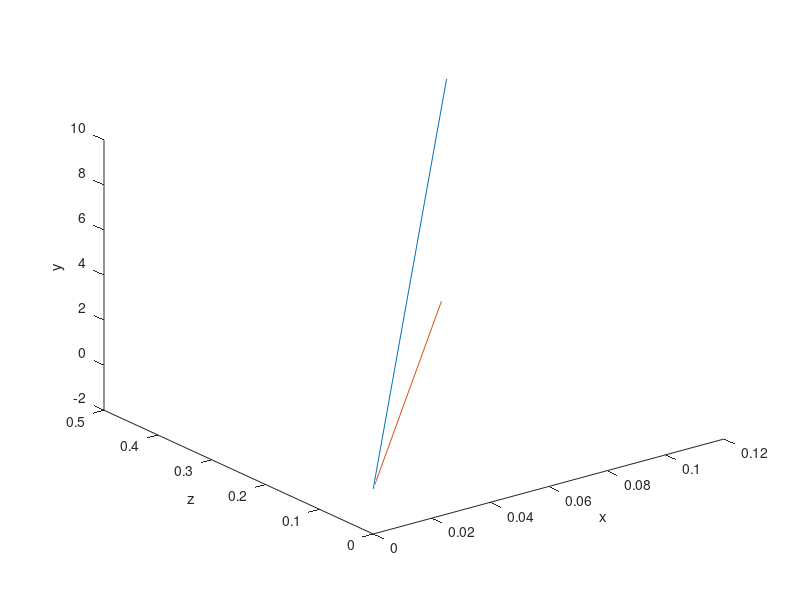

This chart was generated by the following MATLAB code:
%% для получения информации введите команду >> help
% /* ***************************************************************************************************   */
% /* 	|Author: Vladislavert         |ssssssssssssssso++——+++osssssssssssssssssssssssssssssssssssssssss|  */
% /* 	|e-mail: chuvarevan@mail.ru   |yyyysoooooo..   /   |    ./yyyyyyyyyyosshhhhhyyyyyyyyyyyyyyyyyyyy|  */
% /* 	|_____________________________|yyyyyyysssso////  /syyyyyyyyyyyyyyy0    /yhhhhhyyyyyyyyyyyyyyyyyy|  */
% /*	|ssysyyyyysssyyyyyyyyyyyyyyyyyyyyyyyyyyyyyyso+   /ssyyyyyyyyyyyyso    0yhhhhhhhhyhyyyyyyyyyyyyyy|  */
% /*	|syyyyyys+.     ++osy      ...sssoosssssssoo+ +o/osssyyyyso+//s/ /oyyyhyhhhhhhhyyyyyyyyyyyyyyyyy|  */
% /*	|syyyyyysooo+/::/+/  ++++oooo+++ooooosssssshhyyyyyooo+//+oo++/ /:os+++++++++++++yyhhhyyyyyyyyyyy|  */
% /*	|ssssyyyyyys+/    ///////yyyyyys:--::/syo+//:/::::::/ooo+///  /oys\.          /ossyyyyyyyyyy'sss|  */
% /*	|yyyyyysyys/    ::://///////::/:------+s/::----::::::::/:-//+osssyyyyyyyss+/::://o ..........+ss|  */
% /*	|syyyyyyyso/   :ooooooooo---/-----::---:::----::::--:/----://+oooossyyhhhhhy/::::  :oyyyyyyyyyyy|  */
% /*	|yyysyyyyso+ +++/:ooooooo--/-0----/-/-----::::::::.-::::----+/:::::///++++++|     ////shhhhyyyyy|  */
% /*	|ysyyyyyysssossss+/:+oooo:|-00---/-0-..-----.-:---.-------::: ++++++++++//:::/   //::/oyhyyyyyyy|  */
% /*	|syyyyyysssssyyyo+/osssss+-\-0-:|-00.....--...-//:.----::      ssooooooossso+//  ::/+ooyyyyyyyyy|  */
% /*	|yyyyyyssssyyyyso+ssyyyyys+::-\+-\-0---.----..://+o::::-      /sysso+ossooooo++/  //+oosssssysss|  */
% /*	|yyyyyysssyyyyyoosyyyyyyyyyss+--/--------:----:::::::     ///sssssssyssoosoooo\ +++ossyyysyyyyyy|  */
% /*	|ysyyyysyyyyyysssyyyyyyysssso+::::--::/+++/://::://+     ::+osyyhhhyysssssssssso+oossssyyyyyyyyy|  */
% /*	|sssyysyyyyyyyyyyyyyyyyyysssoooo++/++++oooo+++////////\::::/+osyyhhyhyyyssssyyssooosyyyyyyyyyyyy|  */
% /*	|sysyysyyyyyyyyyyyyyyyyyyyyssosoo++++o+oo++///::::|::::::|::::: +osyyhyyssssyyyyyysssyhhhyyyyyyy|  */
% /*	╔═══╦═══╦═══╦══╦══╗yyyyyysyo////\                  \---/-        /+syyyssssyyyyhhyysyyyhyyyyyyyy|  */
% /*	║╔═╗║╔══╣╔══╩╗╔╣╔═╣╗─╔══╦══╗oooooooooo++++o+++/:::/:::/++         /oyyyyssyyhhhhhyhhyhhhyyyyyyyy|  */
% /*	║╚═╝║╚══╣║╔═╗║║║╚═╣║─║╔╗║╔╗║yysyyyso+++ssosoo+o+/::::::-:+ooo+        syyyyyyyhhyhhhhyyyyyyyyyyy|  */
% /*	║╔╗╔╣╔══╣║╚╗║║║╚═╗║║─║╚╝║╚╝╚╗yyyssssoosoo++++++++:---:--:+oossso       oyysyyhhhhhhhhyhhyyhhyyyy|  */
% /*	║║║║║╚══╣╚═╝╠╝╚╦═╝║╚═╣╔╗║ ═ ║ysyysssssoooooooo++++:----::+oossysso++    oyyhyyhhyhyyhyhyyhyhyyyy|  */
% /*	╚╝╚╝╚═══╩═══╩══╩══╩══╩╝╚╩═══╝yyysssssooooo++++++//:---:/++oosssssysss+: osyhhhyhhyyhyyyyyyyyyyyy|  */
% /* ***************************************************************************************************   */
% latitude(широта)
% Longitude(долгота)
% Altitude(высота)
% Значение углов ориентации во время начальной выставки БИНС
% Azimuth(Азимут)
% Pitch(Тангаж)
% Roll(Крен)
% R - матрица поворота
% g - ускорение свободного падения в точке проведения измерений
% psi - рысканье
% theta - тангаж
% gamma - крен

% определение положение в WGS-84
% 1. Накопить позицию по GPS(провести начальную выставку, в том числе БИНС)
% для дальнейшего перевода из стартовой СК в ГСК
% 2. Перевод из ССК в связанные нормальные оси(СНС) с помощью матрицы
% повротов, для определение позиции в стартовой СК
% 3. Перевод из стартовой СК в геоцентрическую СК(WGS-84) с помощью
% сложения

%%
% положение в WGS-84
% latitude(широта) = 55.814068
% Longitude(долгота) = 37.50038
% Altitude(высота) = 210.7
% Значение углов ориентации во время начальной выставки БИНС
% Azimuth(Азимут) = 320.0798
% Pitch(Тангаж) = 0.6876
% Roll(Крен) = -1.9878

%%
coordinateWGS = [55.814068, 37.50038, 210.7];
g = 9.81439;

%angl = [0*pi/180; 90*pi/180; 45*pi/180];
% angl = [deg2rad(0.6876); deg2rad(-1.9878); deg2rad(320.0798)];

% крен, рысканье, тангаж
% angl = [deg2rad(1.9878); deg2rad(320.0798); deg2rad(0.6876)];

% angl = [deg2rad(-2.4863); deg2rad(-0.9722); deg2rad(322.3634)];
% angl = [-0.023647000000000001; -0.014255; -0.003852];
angl = [0; 0; -0.003852];


% крен, тангаж, рысканье
% angl = [deg2rad(1.9878); deg2rad(0.6876); deg2rad(320.0798)];

R = [cos(angl(2))*cos(angl(3)), sin(angl(1))*sin(angl(2))*cos(angl(3))-cos(angl(1))*sin(angl(3)), cos(angl(1))*sin(angl(2))*cos(angl(3))+sin(angl(1))*sin(angl(3));...
     cos(angl(2))*sin(angl(3)), sin(angl(1))*sin(angl(2))*sin(angl(3))+cos(angl(1))*cos(angl(3)), cos(angl(1))*sin(angl(2))*sin(angl(3))-sin(angl(1))*cos(angl(3));...
     -sin(angl(2))                                       , sin(angl(1))*cos(angl(2))            , cos(angl(1))*cos(angl(2))];
% 
% R = [cos(angl(3))*cos(angl(2)), sin(angl(1))*sin(angl(3))*cos(angl(2))-cos(angl(1))*sin(angl(2)), cos(angl(1))*sin(angl(3))*cos(angl(2))+sin(angl(1))*sin(angl(2));...
%      cos(angl(3))*sin(angl(2)), sin(angl(1))*sin(angl(3))*sin(angl(2))+cos(angl(1))*cos(angl(2)), cos(angl(1))*sin(angl(3))*sin(angl(2))-sin(angl(1))*cos(angl(2));...
%      -sin(angl(3))                                       , sin(angl(1))*cos(angl(3))            , cos(angl(1))*cos(angl(3))];

% крен, тангаж, рысканье
% Маррица составленная на основе углов Тейта-Брайана
% R = [cos(angl(3))*cos(angl(2)),                                        -cos(angl(2))*sin(angl(3)),                                       sin(angl(2));...
%      sin(angl(1))*sin(angl(2))*cos(angl(3))-cos(angl(1))*sin(angl(3)), -sin(angl(1))*sin(angl(2))*sin(angl(3))+cos(angl(1))*cos(angl(3)), sin(angl(1))*cos(angl(2));...
%      -cos(angl(1))*sin(angl(2))*cos(angl(3))+sin(angl(1))*sin(angl(3)) , cos(angl(1))*sin(angl(2))*sin(angl(3))+sin(angl(1))*cos(angl(3)), cos(angl(1))*cos(angl(2))];

% Матрица поворотов из методического пособия по дисциплине: 
% «Аппаратные средства бортовых интегрированных систем летательных аппаратов»
%                (под редакцией М.Н. Красильщикова)
% 
%  R = [cos(angl(2))*cos(angl(3)), -cos(angl(1))*cos(angl(3))*sin(2) + sin(1)*sin(3),                  sin(angl(1))*cos(angl(3))*sin(angl(2))+cos(angl(1))*sin(angl(3));...
%       sin(angl(2))             ,               cos(angl(1))*cos(angl(2)),                           -sin(angl(1))*cos(angl(2))                                       ;...
%       -cos(angl(2))*sin(angl(3)), cos(angl(1))*sin(angl(3))*sin(angl(2))+sin(angl(1))*cos(angl(3)), -sin(angl(1))*sin(angl(3))*sin(angl(2))+cos(angl(1))*cos(angl(3))];

VectorAccel = [0; 0; g];
Vector = [0.105348; 0.43575799999999998; 9.7087839999999996];
Rotation = (inv(R))*Vector - VectorAccel

plot3([0,Vector(1)],[0,Vector(2)],[0,Vector(3)])
hold on
plot3([0,Rotation(1)],[0,Rotation(2)],[0,Rotation(3)])
xlabel('x')
ylabel('z')
zlabel('y')

%% реализация алгоритма получения позиции в стартовой СК

%% реализация алгоритма перевода из стартовой СК в геоцентрическую СК
